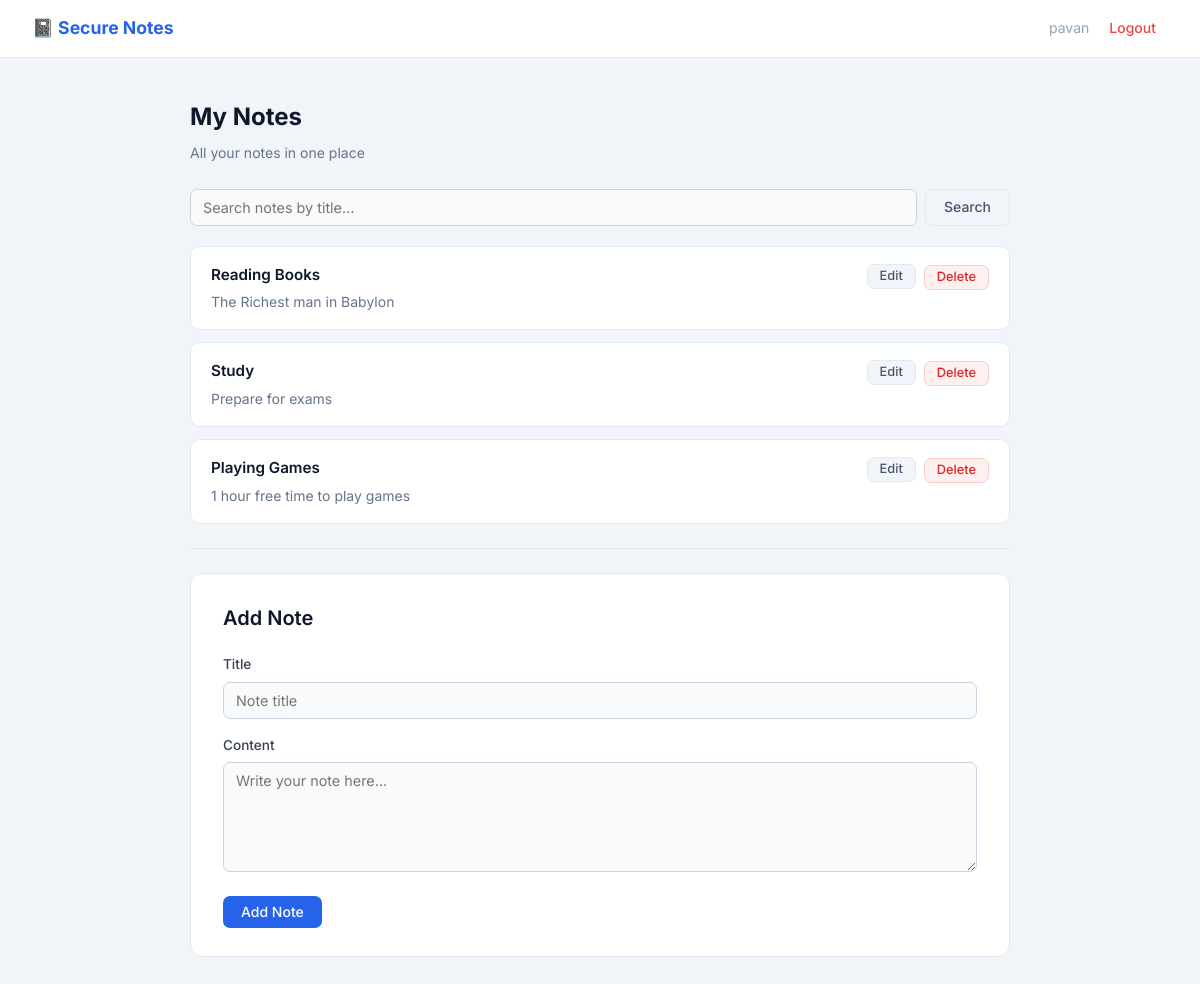
/dashboard (signed in), run on the app's committed database.
### models.py (models this page shows)
class User(Base):
    __tablename__ = "users"
    id = Column(Integer, primary_key=True, index=True)
    username = Column(String, unique=True, index=True)
    hashed_password = Column(String)
    role = Column(String, default="user")
    notes = relationship("Note",back_populates="owner",cascade="all, delete")

class Note(Base):
    __tablename__ = "notes"
    id = Column(Integer, primary_key=True, index=True)
    title = Column(String)
    content = Column(String)
    owner_id = Column(Integer, ForeignKey("users.id"))
    owner = relationship("User", back_populates="notes")

### routers/note_router.py (the view)
@router.get("/dashboard")
def dashboard(
    request: Request,
    q: str = None,
    db: Session = Depends(get_db),
    user=Depends(auth.get_current_user)
):
    notes = crud.get_notes(db, user.id, q)
    return templates.TemplateResponse(
        "dashboard.html",
        {
            "request": request,
            "notes": notes,
            "user": user,
            "query": q
        }
    )

### templates/dashboard.html (shortened to what this page needs)
{% extends "base.html" %}
{% block nav_links %}
    <span class="text-muted">{{ user.username }}</span>
    <a class="logout" href="/logout">Logout</a>
{% endblock %}
{% block content %}
<div class="container">
    <div class="page-header">
        <h1>My Notes</h1>
        <p>All your notes in one place</p>
    </div>
    <form class="search-bar" method="get" action="/dashboard">
        <input name="q" type="text" placeholder="Search notes by title..." value="{{ query or '' }}">
        <button class="btn btn-secondary" type="submit">Search</button>
    </form>
    {% if notes %}
    <ul class="note-list">
        {% for note in notes %}
        <li class="note-item">
            <div class="note-body">
                <div class="note-title">{{ note.title }}</div>
                <div class="note-content">{{ note.content }}</div>
            </div>
            <div class="note-actions">
                <a class="btn btn-secondary btn-sm" href="/notes/{{ note.id }}/edit">Edit</a>
                <form method="post" action="/notes/{{ note.id }}/delete">
                    <button class="btn btn-danger btn-sm" type="submit" onclick="return confirm('Delete this note?')">Delete</button>
                </form>
            </div>
        </li>
        {% endfor %}
    </ul>
    {% endif %}
    <hr>
    <div class="card">
        <h2>Add Note</h2>
        <form method="post" action="/notes">
            <div class="form-group">
                <label for="title">Title</label>
                <input id="title" name="title" type="text" placeholder="Note title" required maxlength="100">
            </div>
            <div class="form-group">
                <label for="content">Content</label>
                <textarea id="content" name="content" placeholder="Write your note here..." required maxlength="5000"></textarea>
            </div>
            <div class="mt-16">
                <button class="btn btn-primary" type="submit">Add Note</button>
            </div>
        </form>
    </div>
</div>
{% endblock %}

### static/style.css (style rules this page uses)
*, *::before, *::after { box-sizing: border-box; margin: 0; padding: 0; }
body { font-family: 'Inter', sans-serif; background: #f1f5f9; color: #1e293b; min-height: 100vh; line-height: 1.6; }
a { color: #2563eb; text-decoration: none; }
.nav-links a { font-size: 0.875rem; font-weight: 500; color: #64748b; padding: 6px 12px; border-radius: 6px; transition: background 0.15s, color 0.15s; text-decoration: none; }
.nav-links a.logout { color: #ef4444; }
.container { max-width: 860px; margin: 40px auto; padding: 0 20px; }
.card { background: #ffffff; border: 1px solid #e2e8f0; border-radius: 12px; padding: 28px 32px; margin-bottom: 20px; }
h1 { font-size: 1.5rem; font-weight: 700; color: #0f172a; margin-bottom: 6px; }
h2 { font-size: 1.25rem; font-weight: 600; color: #0f172a; margin-bottom: 20px; }
p { color: #475569; font-size: 0.9rem; }
.page-header { margin-bottom: 24px; }
.page-header p { margin-top: 4px; color: #64748b; font-size: 0.875rem; }
hr, .divider { border: none; border-top: 1px solid #e2e8f0; margin: 24px 0; }
.form-group { margin-bottom: 16px; }
label { display: block; font-size: 0.85rem; font-weight: 500; color: #374151; margin-bottom: 6px; }
input[type="text"], input[type="password"], input[type="search"], input:not([type="submit"]):not([type="button"]):not([type="checkbox"]):not([type="radio"]), textarea, select { width: 100%; padding: 9px 12px; border: 1px solid #cbd5e1; border-radius: 7px; font-size: 0.9rem; font-family: 'Inter', sans-serif; color: #1e293b; background: #f8fafc; outline: none; transition: border-color 0.15s, box-shadow 0.15s, background 0.15s; }
textarea { resize: vertical; min-height: 110px; }
.btn { display: inline-block; padding: 9px 18px; border-radius: 7px; font-size: 0.875rem; font-weight: 500; font-family: 'Inter', sans-serif; cursor: pointer; border: none; text-decoration: none; transition: background 0.15s, transform 0.1s, box-shadow 0.15s; line-height: 1; }
.btn-primary { background: #2563eb; color: #ffffff; }
.btn-secondary { background: #f1f5f9; color: #475569; border: 1px solid #e2e8f0; }
.btn-danger { background: #fff0f0; color: #dc2626; border: 1px solid #fecaca; }
.btn-sm { padding: 5px 12px; font-size: 0.8rem; }
.note-list { list-style: none; display: flex; flex-direction: column; gap: 12px; }
.note-item { background: #ffffff; border: 1px solid #e2e8f0; border-radius: 10px; padding: 16px 20px; display: flex; justify-content: space-between; align-items: flex-start; gap: 16px; transition: border-color 0.15s, box-shadow 0.15s; }
.note-body { flex: 1; min-width: 0; }
.note-title { font-weight: 600; font-size: 0.95rem; color: #0f172a; margin-bottom: 4px; }
.note-content { font-size: 0.875rem; color: #64748b; white-space: pre-wrap; word-break: break-word; }
.note-actions { display: flex; gap: 8px; align-items: center; flex-shrink: 0; }
.search-bar { display: flex; gap: 8px; margin-bottom: 20px; }
.search-bar input { flex: 1; }
.mt-16 { margin-top: 16px; }
.text-muted { color: #94a3b8; font-size: 0.875rem; }

### data on the page
User: username "pavan"
Note: title "Reading Books", content "The Richest man in Babylon"
Note: title "Study", content "Prepare for exams"
Note: title "Playing Games", content "1 hour free time to play games"
